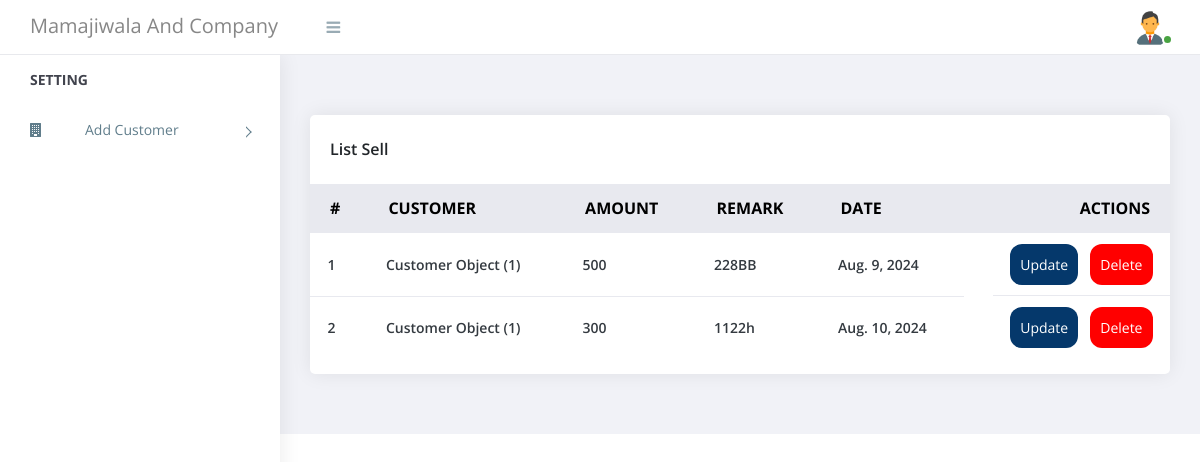
The page /main/list-record/ on the database as committed earlier.
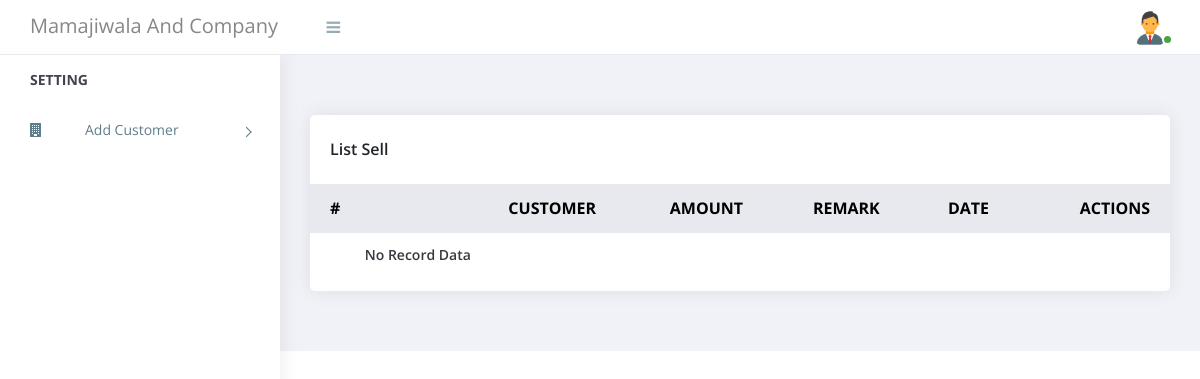
The same page on the database as committed later.
### main/models.py (models this page shows)
class record(models.Model):
    customer = models.ForeignKey(customer, on_delete=models.CASCADE)
    amount = models.IntegerField()
    remark = models.CharField(max_length=50)
    date = models.DateField(auto_now=False)

class customer(models.Model):
    name = models.CharField(max_length=50)
    mobile = models.CharField(max_length=50)
    remark = models.CharField(max_length=50)

### main/views.py (the view)
# urls.py: path('list-record/', list_record, name='list_record'),
def list_record(request,):
    data = record.objects.all()
    context = {
        'data': data
    }
    return render(request, 'list_record.html', context)

### templates/list_record.html (shortened to what this page needs)
{% extends 'base/base.html' %}
{% block content %}
<div class="row">
    <div class="col-xl-12">
        <div class="card">
            <div class="card-body">
                <h4 class="box-title"> List Sell </h4>
            </div>
            <div class="card-body--">
                <div class="table-stats order-table ov-h">
                    <table class="table ">
                        <thead>
                            <tr>
                                <th class="serial">#</th>
                                <th>Customer</th>
                                <th>Amount</th>
                                <th>Remark</th>
                                <th>Date</th>
                                <th>Actions</th>
                            </tr>
                        </thead>
                        <tbody>
                            {% if data %}
                            {% for i in data %}
                            <tr>
                                <td class="serial">{{ forloop.counter }}</td>
                                <td>{{ i.customer }}</td>
                                <td>{{ i.amount }}</td>
                                <td>{{ i.remark }}</td>
                                <td>{{ i.date }}</td>
                                <td style="display: flex;
                                gap: 12px; float: right;">
                                   <a href=""> <button id="payment-button"  style="background-color: #05386b; border: green; padding: 10px;border-radius: 12px;" type="submit" class="btn-info ">
                                        <span id="payment-button-amount">Update</span>
                                    </button>  </a>
                                    <a href=""> <button id="payment-button"  style="background-color: red; border: green; padding: 10px;border-radius: 12px;" type="submit" class="btn-info ">
                                        <span id="payment-button-amount">Delete</span>
                                    </button>  </a>
                                </td>
                            </tr>
                            {% endfor %}
                            {% else %}
                                <tr><td>No Record Data</td></tr>
                            {% endif %}
                        </tbody>
                    </table>
                </div>
            </div>
        </div>
    </div>
</div>
{% endblock content %}

### templates/base/base.html (shortened to what this page needs)
<!doctype html>
 <html class="no-js" lang="">
{% load static %}
<head>
<link rel="stylesheet" href="https://cdnjs.cloudflare.com/ajax/libs/select2/4.1.0-rc.0/css/select2.min.css" />
    <link rel="stylesheet" href="https://cdn.jsdelivr.net/npm/normalize.css@8.0.0/normalize.min.css">
    <link rel="stylesheet" href="https://cdn.jsdelivr.net/npm/bootstrap@4.1.3/dist/css/bootstrap.min.css">
    <link rel="stylesheet" href="https://cdn.jsdelivr.net/npm/font-awesome@4.7.0/css/font-awesome.min.css">
    <link rel="stylesheet" href="https://cdn.jsdelivr.net/gh/lykmapipo/themify-icons@0.1.2/css/themify-icons.css">
    <link rel="stylesheet" href="https://cdn.jsdelivr.net/npm/pixeden-stroke-7-icon@1.2.3/pe-icon-7-stroke/dist/pe-icon-7-stroke.min.css">
    <link rel="stylesheet" href="https://cdnjs.cloudflare.com/ajax/libs/flag-icon-css/3.2.0/css/flag-icon.min.css">
    <link rel="stylesheet" href="{% static 'assets/css/cs-skin-elastic.css' %}">
    <link rel="stylesheet" href="{% static 'assets/css/style.css' %}">
    <link href="https://cdn.jsdelivr.net/npm/chartist@0.11.0/dist/chartist.min.css" rel="stylesheet">
    <link href="https://cdn.jsdelivr.net/npm/jqvmap@1.5.1/dist/jqvmap.min.css" rel="stylesheet">
</head>
<body>
    {% include 'base/sidebar.html' %}
    <div id="right-panel" class="right-panel">
        {% include 'base/navbar.html' %}
        <div class="content">
            <div class="animated fadeIn">
                {% block content %}
                {% endblock content %}
            </div>
        </div>
    </div>
</body>
</html>

### templates/base/sidebar.html (shortened to what this page needs)
<aside id="left-panel" class="left-panel">
    <nav class="navbar navbar-expand-sm navbar-default">
        <div id="main-menu" class="main-menu collapse navbar-collapse">
            <ul class="nav navbar-nav">
                <li class="menu-title">Setting</li>
                <li class="menu-item-has-children dropdown">
                    <a href="#" class="dropdown-toggle" data-toggle="dropdown" aria-haspopup="true" aria-expanded="false"> <i class="menu-icon fa fa-building"></i>Add Customer</a>
                </li>
            </ul>
        </div>
    </nav>
</aside>

### templates/base/navbar.html (shortened to what this page needs)
{% load static %}
<header id="header" class="header">
    {% if request.user.is_designer %}
    <div class="top-left">
        <div class="navbar-header">
            <a class="navbar-brand" href="">Demo</a>
            <a class="navbar-brand hidden" href=""><img src="{% static 'images/logo2.png' %}" alt="Logo"></a>
            <a id="menuToggle" class="menutoggle"><i class="fa fa-bars"></i></a>
        </div>
    </div>
    {% else %}
    <div class="top-left">
        <div class="navbar-header">
            <a class="navbar-brand" href="{% url 'dashboard' %}">Mamajiwala And Company</a>
            <a id="menuToggle" class="menutoggle"><i class="fa fa-bars"></i></a>
        </div>
    </div>
    {% endif %}
    <div class="top-right">
        <div class="header-menu">
            <div class="user-area dropdown float-right">
                <a href="#" class="dropdown-toggle active" data-toggle="dropdown" aria-haspopup="true" aria-expanded="false">
                    <img class="user-avatar rounded-circle" src="{% static 'images/admin.jpg' %}" alt="User Avatar">
                </a>
            </div>
        </div>
    </div>
</header>

Rows that differ between the two databases and show on the page:
removed record: customer "Customer Object (1)", amount "500", remark "228BB", date "Aug. 9, 2024"
removed record: customer "Customer Object (1)", amount "300", remark "1122h", date "Aug. 10, 2024"
Other text that changed with them:
text now shown: "No Record Data"
